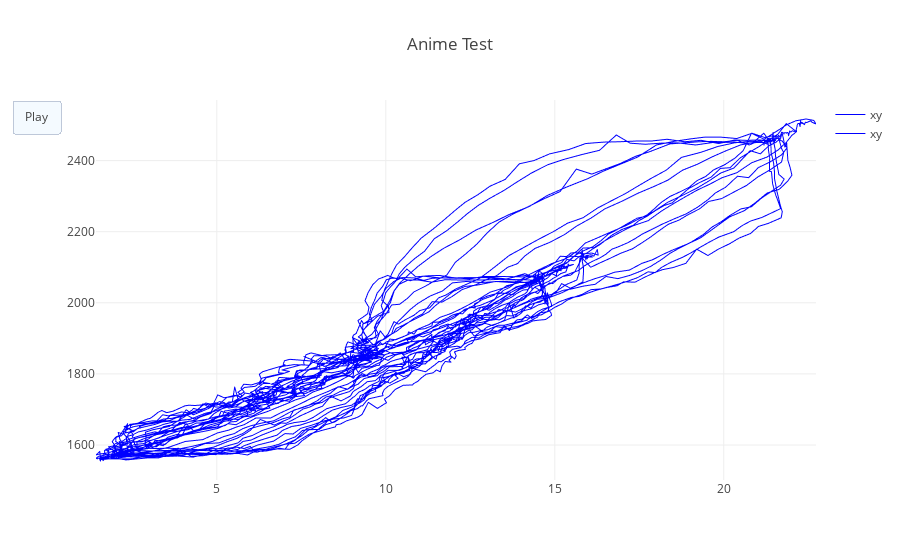

Source (notebook cell):
### Code cell
trace0 = go.Scattergl(
        x = ynew,
        y = SensorData,
        name ="xy",
        mode = 'lines',
        line=dict(
            width=1, color='blue'
        )
)
data2 = [trace0,trace0]

layout2=dict(
            title='Anime Test', hovermode='closest',
            updatemenus= [{'type': 'buttons',
                           'buttons': [{'label': 'Play',
                                        'method': 'animate',
                                        'args': [None]}]}])

# M = len(SensorData)//10
M = 3680//10
x2 = ynew[:3680:10]
y2 = SensorData[:3680:10]
frames2=[dict(data=[dict(x=[x2[k]], 
                        y=[y2[k]], 
                        mode='markers', 
                        marker=dict(color='red', size=10)
                        )
                  ]) for k in range(M)]  

# steps = []
# for i in range(len(data)):
#     step = dict(
#         method = 'restyle',  
#         args = ['visible', [False] * len(data)],
#     )
#     step['args'][1][i] = True # Toggle i'th trace to "visible"
#     steps.append(step)

# sliders = [dict(
#     active = 10,
#     currentvalue = {"prefix": "Frequency: "},
#     pad = {"t": 50},
#     steps = steps
# )]
# layout = dict(sliders=sliders)
# fig = dict(data=data, layout=layout)
# py.iplot(fig, filename='Sine Wave Slider')

figure2 = dict(data=data2, layout=layout2, frames=frames2)
iplot(figure2, filename='Animation')

### Figure 1 — Plotly figure (JSON) as saved in the notebook; plotly's stock layout.template omitted (floating-point values rounded to 4 significant figures; data arrays with more than 128 entries replaced by an {"elided": "..."} marker saying what was removed)
{"data": [{"line": {"color": "blue", "width": 1}, "mode": "lines", "name": "xy", "type": "scattergl", "x": {"elided": "3679 float values"}, "y": {"elided": "4382 str values"}}, {"line": {"color": "blue", "width": 1}, "mode": "lines", "name": "xy", "type": "scattergl", "x": {"elided": "3679 float values"}, "y": {"elided": "4382 str values"}}], "layout": {"hovermode": "closest", "title": "Anime Test", "updatemenus": [{"buttons": [{"args": [null], "label": "Play", "method": "animate"}], "type": "buttons"}]}}
